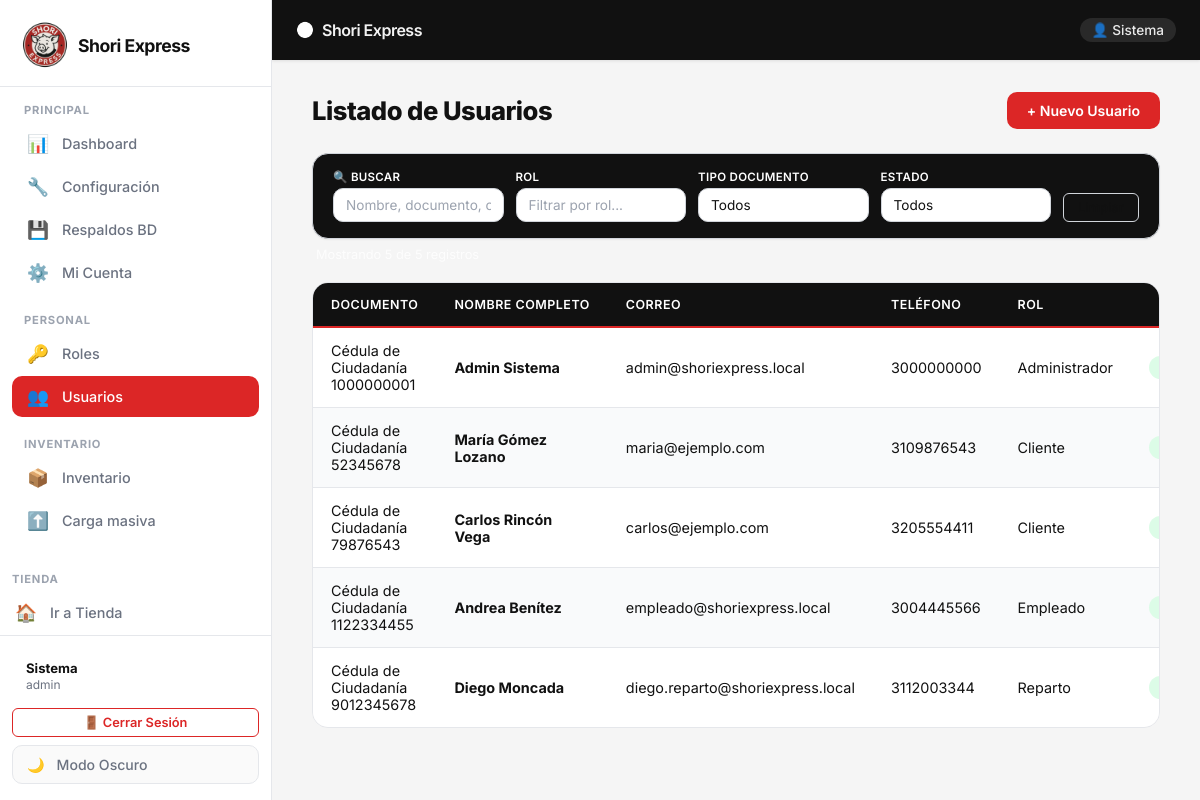
Page /usuarios/ (signed in) on the committed database.
### usuario/models.py (models this page shows, shortened)
class Usuario(models.Model):
    TIPO_DOC_CHOICES = [
        ('CC', 'Cédula de Ciudadanía'),
        ('TI', 'Tarjeta de Identidad'),
        ('CE', 'Cédula de Extranjería'),
        ('PEP', 'Permiso Especial de Permanencia'),
    ]
    ESTADO_CHOICES = [
        ('activo', 'Activo'),
        ('inactivo', 'Inactivo'),
    ]
    tipo_documento = models.CharField(max_length=10, choices=TIPO_DOC_CHOICES, default='CC')
    documento = models.CharField(max_length=15, unique=True)
    primer_nombre = models.CharField(max_length=40)
    apellido = models.CharField(max_length=40)
    correo = models.EmailField(max_length=100, unique=True)
    telefono = models.CharField(max_length=20, null=True, blank=True)
    direccion = models.CharField(max_length=100, blank=True)
    nombre_usuario = models.CharField(max_length=50, unique=True)
    contrasena = models.CharField(max_length=255)
    ultima_actualizacion_password = models.DateTimeField(
        auto_now_add=True,
        help_text="Fecha de última actualización de contraseña",
    )
    rol = models.ForeignKey(
        'rol.Rol',
        on_delete=models.PROTECT,
        related_name='usuarios'
    )
    puntos_acumulados = models.PositiveIntegerField(default=0)
    bonos_fidelidad = models.PositiveIntegerField(
        default=0,
        help_text="Bonos ganados (ej. compras iguales o superiores al umbral configurado)",
    )
    estado = models.CharField(max_length=10, choices=ESTADO_CHOICES, default='activo')
    fecha_registro = models.DateTimeField(auto_now_add=True)
    class Meta:
        verbose_name = "Usuario"
        verbose_name_plural = "Usuarios"
        db_table = "usuario_usuario" # Mantiene compatibilidad con tu SQL

### rol/models.py (models this page shows, shortened)
class Rol(models.Model):
    nombre_rol = models.CharField(
        max_length=30,
        unique=True,
        verbose_name="Nombre del Rol"
    )
    class Meta:
        verbose_name = "Rol"
        verbose_name_plural = "Roles"
        ordering = ['nombre_rol']

### usuario/views.py (the view)
# urls.py: path('', views.lista_usuarios, name='lista_usuarios'),
@admin_shori_required
@require_GET
def lista_usuarios(request):
    usuarios = Usuario.objects.select_related('rol').all()
    return render(request, 'usuario/lista_usuarios.html', {'usuarios': usuarios})

### cuentas/context_processors.py (called while the page is built)
def user_context(request):
    usuario_logueado = None
    es_admin = False
    usuario_id = request.session.get('usuario_id')
    if usuario_id:
        try:
            usuario_logueado = Usuario.objects.get(pk=usuario_id)
        except Usuario.DoesNotExist:
            request.session.flush()
        else:
            nombre_rol = ''
            if usuario_logueado.rol:
                nombre_rol = usuario_logueado.rol.nombre_rol or ''
            es_admin = nombre_rol.strip().lower() in {'admin', 'administrador', 'empleado'}
    return {
        'usuario_logueado': usuario_logueado,
        'es_admin': es_admin,
    }

### cuentas/views.py (called while the page is built)
def _session_expired(request):
    last_activity = request.session.get('last_activity')
    if not last_activity:
        return False
    try:
        last = float(last_activity)
    except (TypeError, ValueError):
        return True
    return (timezone.now().timestamp() - last) > (SESSION_TIMEOUT_MINUTES * 60)

def _actualizar_actividad_sesion(request):
    request.session['last_activity'] = timezone.now().timestamp()

def _es_rol_admin(nombre_rol):
    if not nombre_rol:
        return False
    return nombre_rol.strip().lower() in ROLES_ADMIN

def _get_usuario_sesion(request):
    usuario_id = request.session.get('usuario_id')
    if usuario_id:
        try:
            return Usuario.objects.get(pk=usuario_id)
        except Usuario.DoesNotExist:
            request.session.flush()
    return None

### producto/context_processor.py (called while the page is built)
def cart_total_amount(request):
    cart = Cart(request)
    total = 0
    for key, value in cart.cart.items():
        total += float(value["precio"]) * value["cantidad"]
    return {'cart_total_amount': total, 'cart_count': len(cart.cart)}

### usuario/templates/usuario/lista_usuarios.html (shortened to what this page needs)
{% extends 'base.html' %}
{% load static %}
{% block content %}
<div class="se-page-header">
    <h2>Listado de Usuarios</h2>
    <a href="{% url 'crear_usuario' %}" class="se-btn se-btn-primary">+ Nuevo Usuario</a>
</div>
<div class="se-search-container" id="searchUsuarios"></div>
<div class="se-table-wrapper">
    <table class="se-table" id="tablaUsuarios">
        <thead>
            <tr>
                <th>Documento</th>
                <th>Nombre Completo</th>
                <th>Correo</th>
                <th>Teléfono</th>
                <th>Rol</th>
                <th class="text-center">Estado</th>
            </tr>
        </thead>
        <tbody>
            {% for u in usuarios %}
            <tr>
                <td>{{ u.get_tipo_documento_display }} {{ u.documento }}</td>
                <td><strong>{{ u.primer_nombre }} {{ u.apellido }}</strong></td>
                <td>{{ u.correo }}</td>
                <td>{{ u.telefono|default:"-" }}</td>
                <td>{{ u.rol.nombre_rol }}</td>
                <td class="text-center">
                    <span class="se-badge {% if u.estado == 'activo' %}se-badge-success{% else %}se-badge-danger{% endif %}">
                    </span>
                </td>
            </tr>
            {% empty %}
            <tr class="empty-row">
                <td colspan="7">No hay usuarios registrados.</td>
            </tr>
            {% endfor %}
        </tbody>
    </table>
</div>
{% endblock %}

### templates/base.html (shortened to what this page needs)
{% load static %}
<!DOCTYPE html>
<html lang="es" data-theme="light">
<head>
    <link rel="stylesheet" href="{% static 'style.css' %}">
</head>
<body>
<aside class="se-sidebar" id="sidebar">
    <div class="se-sidebar-header">
        <a class="se-sidebar-brand" href="{% url 'home' %}">
            <img src="{% static 'IMG/SHORIp.ico' %}" alt="Shori" class="sidebar-logo">
            <span style="font-weight: 700; letter-spacing: -0.5px; font-size: 1.1rem;">Shori Express</span>
        </a>
    </div>
    <nav class="se-sidebar-nav">
        <div class="se-nav-section-label">Principal</div>
        <a class="se-sidebar-link" href="{% url 'home' %}">
            <span class="se-sidebar-icon">📊</span>
            <span>Dashboard</span>
        </a>
        <a class="se-sidebar-link" href="{% url 'ver_configuracion' %}">
            <span class="se-sidebar-icon">🔧</span>
            <span>Configuración</span>
        </a>
        <a class="se-sidebar-link" href="{% url 'lista_respaldos' %}">
            <span class="se-sidebar-icon">💾</span>
            <span>Respaldos BD</span>
        </a>
        {% if request.session.usuario_id %}
        <a class="se-sidebar-link" href="{% url 'mi_cuenta' request.session.usuario_id %}">
            <span class="se-sidebar-icon">⚙️</span>
            <span>Mi Cuenta</span>
        </a>
        {% endif %}
        <div class="se-nav-section-label">Personal</div>
        <a class="se-sidebar-link" href="{% url 'lista_roles' %}">
            <span class="se-sidebar-icon">🔑</span>
            <span>Roles</span>
        </a>
        <a class="se-sidebar-link" href="{% url 'lista_usuarios' %}">
            <span class="se-sidebar-icon">👥</span>
            <span>Usuarios</span>
        </a>
        <div class="se-nav-section-label">Inventario</div>
        <a class="se-sidebar-link" href="{% url 'lista_inventario' %}">
            <span class="se-sidebar-icon">📦</span>
            <span>Inventario</span>
        </a>
        <a class="se-sidebar-link" href="{% url 'carga_masiva' %}">
            <span class="se-sidebar-icon">⬆️</span>
            <span>Carga masiva</span>
        </a>
        <a class="se-sidebar-link" href="{% url 'lista_productos' %}">
        </a>
    </nav>
    <div class="se-nav-section-label">Tienda</div>
    <a class="se-sidebar-link" href="{% url 'landing' %}">
        <span class="se-sidebar-icon">🏠</span>
        <span>Ir a Tienda</span>
    </a>
    <div class="se-sidebar-footer">
        {% if request.session.usuario_nombre %}
        <div style="padding: 8px 14px; margin-bottom: 8px; font-size: 0.82rem; color: var(--text-secondary);">
            <strong style="color: var(--text-primary);">{{ request.session.usuario_nombre }}</strong><br>
            <span style="font-size: 0.75rem;">{{ request.session.usuario_rol|default:"Usuario" }}</span>
        </div>
        <a href="{% url 'logout' %}" class="se-btn se-btn-outline-red se-btn-sm" style="width: 100%; margin-bottom: 8px;">
            🚪 Cerrar Sesión
        </a>
        {% endif %}
        <button class="theme-toggle-sidebar" onclick="toggleTheme()" id="themeBtn" title="Cambiar tema" aria-label="Cambiar tema">
            <span id="themeIcon">🌙</span>
            <span id="themeText">Modo Oscuro</span>
        </button>
    </div>
</aside>
<header class="se-topbar">
    <a class="se-topbar-brand" href="{% url 'home' %}">
        <img src="{% static 'IMG/SHORIp.ico' %}" alt="Shori" class="topbar-logo">
        <span style="font-weight: 600; font-size: 1rem; color: rgba(255,255,255,0.95);">Shori Express</span>
    </a>
    {% if request.session.usuario_nombre %}
    <span style="color: rgba(255,255,255,0.9); font-size: 0.85rem; font-weight: 500; background: rgba(255,255,255,0.1); padding: 4px 12px; border-radius: 20px;">
        👤 {{ request.session.usuario_nombre }}
    </span>
    {% endif %}
</header>
<main class="se-main">
    {% block content %}
    {% endblock %}
</main>
</body>
</html>

### templates/base.html (style rules this page uses)
.se-sidebar-brand, .se-topbar-brand { display: flex; align-items: center; gap: 8px; }
.sidebar-logo { width: 50px; height: 50px; object-fit: contain; }
.topbar-logo { width: 18px; height: 18px; object-fit: contain; filter: brightness(0) invert(1); }

### rows in the picture
Usuario: session.usuario_nombre "Sistema", tipo_documento "Cédula de Ciudadanía", documento "1000000001", primer_nombre "Admin", apellido "Sistema", correo "admin@shoriexpress.local", telefono "3000000000", rol.nombre_rol "Administrador"
Usuario: tipo_documento "Cédula de Ciudadanía", documento "52345678", primer_nombre "María", apellido "Gómez Lozano", correo "maria@ejemplo.com", telefono "3109876543", rol.nombre_rol "Cliente"
Usuario: tipo_documento "Cédula de Ciudadanía", documento "79876543", primer_nombre "Carlos", apellido "Rincón Vega", correo "carlos@ejemplo.com", telefono "3205554411", rol.nombre_rol "Cliente"
Usuario: tipo_documento "Cédula de Ciudadanía", documento "1122334455", primer_nombre "Andrea", apellido "Benítez", correo "empleado@shoriexpress.local", telefono "3004445566", rol.nombre_rol "Empleado"
Usuario: tipo_documento "Cédula de Ciudadanía", documento "9012345678", primer_nombre "Diego", apellido "Moncada", correo "diego.reparto@shoriexpress.local", telefono "3112003344", rol.nombre_rol "Reparto"

### other values in the picture
{{ request.session.usuario_rol|default:"Usuario" }} "admin"
